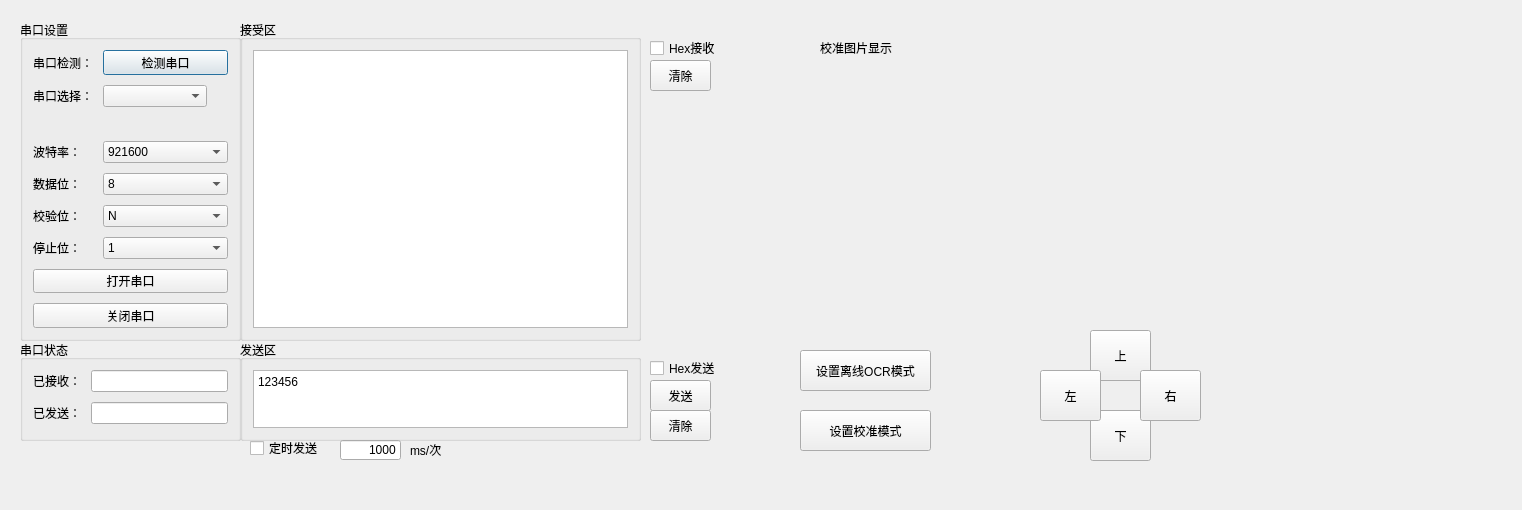
<?xml version="1.0" encoding="UTF-8"?>
<ui version="4.0">
 <class>Form</class>
 <widget class="QWidget" name="Form">
  <property name="geometry">
   <rect>
    <x>0</x>
    <y>0</y>
    <width>1522</width>
    <height>510</height>
   </rect>
  </property>
  <property name="windowTitle">
   <string>Form</string>
  </property>
  <widget class="QGroupBox" name="formGroupBox">
   <property name="geometry">
    <rect>
     <x>20</x>
     <y>20</y>
     <width>221</width>
     <height>321</height>
    </rect>
   </property>
   <property name="title">
    <string>串口设置</string>
   </property>
   <layout class="QFormLayout" name="formLayout">
    <property name="horizontalSpacing">
     <number>10</number>
    </property>
    <property name="verticalSpacing">
     <number>10</number>
    </property>
    <property name="leftMargin">
     <number>10</number>
    </property>
    <property name="topMargin">
     <number>10</number>
    </property>
    <property name="rightMargin">
     <number>10</number>
    </property>
    <property name="bottomMargin">
     <number>10</number>
    </property>
    <item row="0" column="0">
     <widget class="QLabel" name="s1__lb_1">
      <property name="text">
       <string>串口检测：</string>
      </property>
     </widget>
    </item>
    <item row="0" column="1">
     <widget class="QPushButton" name="s1__box_1">
      <property name="text">
       <string>检测串口</string>
      </property>
      <property name="autoRepeatInterval">
       <number>100</number>
      </property>
      <property name="default">
       <bool>true</bool>
      </property>
     </widget>
    </item>
    <item row="1" column="0">
     <widget class="QLabel" name="s1__lb_2">
      <property name="text">
       <string>串口选择：</string>
      </property>
     </widget>
    </item>
    <item row="1" column="1">
     <widget class="QComboBox" name="s1__box_2">
      <property name="maximumSize">
       <size>
        <width>104</width>
        <height>16777215</height>
       </size>
      </property>
     </widget>
    </item>
    <item row="3" column="0">
     <widget class="QLabel" name="s1__lb_3">
      <property name="text">
       <string>波特率：</string>
      </property>
     </widget>
    </item>
    <item row="3" column="1">
     <widget class="QComboBox" name="s1__box_3">
      <property name="maxVisibleItems">
       <number>10</number>
      </property>
      <item>
       <property name="text">
        <string>921600</string>
       </property>
      </item>
      <item>
       <property name="text">
        <string>2400</string>
       </property>
      </item>
      <item>
       <property name="text">
        <string>4800</string>
       </property>
      </item>
      <item>
       <property name="text">
        <string>9600</string>
       </property>
      </item>
      <item>
       <property name="text">
        <string>14400</string>
       </property>
      </item>
      <item>
       <property name="text">
        <string>19200</string>
       </property>
      </item>
      <item>
       <property name="text">
        <string>38400</string>
       </property>
      </item>
      <item>
       <property name="text">
        <string>57600</string>
       </property>
      </item>
      <item>
       <property name="text">
        <string>76800</string>
       </property>
      </item>
      <item>
       <property name="text">
        <string>12800</string>
       </property>
      </item>
      <item>
       <property name="text">
        <string>230400</string>
       </property>
      </item>
      <item>
       <property name="text">
        <string>460800</string>
       </property>
      </item>
      <item>
       <property name="text">
        <string>115200</string>
       </property>
      </item>
     </widget>
    </item>
    <item row="4" column="0">
     <widget class="QLabel" name="s1__lb_4">
      <property name="text">
       <string>数据位：</string>
      </property>
     </widget>
    </item>
    <item row="4" column="1">
     <widget class="QComboBox" name="s1__box_4">
      <item>
       <property name="text">
        <string>8</string>
       </property>
      </item>
      <item>
       <property name="text">
        <string>7</string>
       </property>
      </item>
      <item>
       <property name="text">
        <string>6</string>
       </property>
      </item>
      <item>
       <property name="text">
        <string>5</string>
       </property>
      </item>
     </widget>
    </item>
    <item row="5" column="0">
     <widget class="QLabel" name="s1__lb_5">
      <property name="text">
       <string>校验位：</string>
      </property>
     </widget>
    </item>
    <item row="5" column="1">
     <widget class="QComboBox" name="s1__box_5">
      <item>
       <property name="text">
        <string>N</string>
       </property>
      </item>
     </widget>
    </item>
    <item row="7" column="0" colspan="2">
     <widget class="QPushButton" name="open_button">
      <property name="text">
       <string>打开串口</string>
      </property>
     </widget>
    </item>
    <item row="8" column="0" colspan="2">
     <widget class="QPushButton" name="close_button">
      <property name="text">
       <string>关闭串口</string>
      </property>
     </widget>
    </item>
    <item row="6" column="0">
     <widget class="QLabel" name="s1__lb_6">
      <property name="text">
       <string>停止位：</string>
      </property>
     </widget>
    </item>
    <item row="6" column="1">
     <widget class="QComboBox" name="s1__box_6">
      <item>
       <property name="text">
        <string>1</string>
       </property>
      </item>
     </widget>
    </item>
    <item row="2" column="0" colspan="2">
     <widget class="QLabel" name="state_label">
      <property name="text">
       <string/>
      </property>
      <property name="textFormat">
       <enum>Qt::AutoText</enum>
      </property>
      <property name="scaledContents">
       <bool>true</bool>
      </property>
      <property name="alignment">
       <set>Qt::AlignRight|Qt::AlignTrailing|Qt::AlignVCenter</set>
      </property>
     </widget>
    </item>
   </layout>
  </widget>
  <widget class="QGroupBox" name="verticalGroupBox">
   <property name="geometry">
    <rect>
     <x>240</x>
     <y>20</y>
     <width>401</width>
     <height>321</height>
    </rect>
   </property>
   <property name="title">
    <string>接受区</string>
   </property>
   <layout class="QVBoxLayout" name="verticalLayout">
    <property name="leftMargin">
     <number>10</number>
    </property>
    <property name="topMargin">
     <number>10</number>
    </property>
    <property name="rightMargin">
     <number>10</number>
    </property>
    <property name="bottomMargin">
     <number>10</number>
    </property>
    <item>
     <widget class="QTextBrowser" name="s2__receive_text"/>
    </item>
   </layout>
  </widget>
  <widget class="QGroupBox" name="verticalGroupBox_2">
   <property name="geometry">
    <rect>
     <x>240</x>
     <y>340</y>
     <width>401</width>
     <height>101</height>
    </rect>
   </property>
   <property name="title">
    <string>发送区</string>
   </property>
   <layout class="QVBoxLayout" name="verticalLayout_2">
    <property name="leftMargin">
     <number>10</number>
    </property>
    <property name="topMargin">
     <number>10</number>
    </property>
    <property name="rightMargin">
     <number>10</number>
    </property>
    <property name="bottomMargin">
     <number>10</number>
    </property>
    <item>
     <widget class="QTextEdit" name="s3__send_text">
      <property name="html">
       <string>&lt;!DOCTYPE HTML PUBLIC &quot;-//W3C//DTD HTML 4.0//EN&quot; &quot;http://www.w3.org/TR/REC-html40/strict.dtd&quot;&gt;
&lt;html&gt;&lt;head&gt;&lt;meta name=&quot;qrichtext&quot; content=&quot;1&quot; /&gt;&lt;style type=&quot;text/css&quot;&gt;
p, li { white-space: pre-wrap; }
&lt;/style&gt;&lt;/head&gt;&lt;body style=&quot; font-family:'.AppleSystemUIFont'; font-size:13pt; font-weight:400; font-style:normal;&quot;&gt;
&lt;p style=&quot; margin-top:0px; margin-bottom:0px; margin-left:0px; margin-right:0px; -qt-block-indent:0; text-indent:0px;&quot;&gt;&lt;span style=&quot; font-family:'SimSun'; font-size:9pt;&quot;&gt;123456&lt;/span&gt;&lt;/p&gt;&lt;/body&gt;&lt;/html&gt;</string>
      </property>
     </widget>
    </item>
   </layout>
  </widget>
  <widget class="QPushButton" name="s3__send_button">
   <property name="geometry">
    <rect>
     <x>650</x>
     <y>380</y>
     <width>61</width>
     <height>31</height>
    </rect>
   </property>
   <property name="text">
    <string>发送</string>
   </property>
  </widget>
  <widget class="QPushButton" name="s3__clear_button">
   <property name="geometry">
    <rect>
     <x>650</x>
     <y>410</y>
     <width>61</width>
     <height>31</height>
    </rect>
   </property>
   <property name="text">
    <string>清除</string>
   </property>
  </widget>
  <widget class="QGroupBox" name="formGroupBox">
   <property name="geometry">
    <rect>
     <x>20</x>
     <y>340</y>
     <width>221</width>
     <height>101</height>
    </rect>
   </property>
   <property name="title">
    <string>串口状态</string>
   </property>
   <layout class="QFormLayout" name="formLayout_2">
    <property name="horizontalSpacing">
     <number>10</number>
    </property>
    <property name="verticalSpacing">
     <number>10</number>
    </property>
    <property name="leftMargin">
     <number>10</number>
    </property>
    <property name="topMargin">
     <number>10</number>
    </property>
    <property name="rightMargin">
     <number>10</number>
    </property>
    <property name="bottomMargin">
     <number>10</number>
    </property>
    <item row="0" column="0">
     <widget class="QLabel" name="label">
      <property name="text">
       <string>已接收：</string>
      </property>
     </widget>
    </item>
    <item row="1" column="0">
     <widget class="QLabel" name="label_2">
      <property name="text">
       <string>已发送：</string>
      </property>
     </widget>
    </item>
    <item row="0" column="1">
     <widget class="QLineEdit" name="lineEdit"/>
    </item>
    <item row="1" column="1">
     <widget class="QLineEdit" name="lineEdit_2"/>
    </item>
   </layout>
  </widget>
  <widget class="QCheckBox" name="hex_send">
   <property name="geometry">
    <rect>
     <x>650</x>
     <y>360</y>
     <width>71</width>
     <height>16</height>
    </rect>
   </property>
   <property name="text">
    <string>Hex发送</string>
   </property>
  </widget>
  <widget class="QCheckBox" name="hex_receive">
   <property name="geometry">
    <rect>
     <x>650</x>
     <y>40</y>
     <width>71</width>
     <height>16</height>
    </rect>
   </property>
   <property name="text">
    <string>Hex接收</string>
   </property>
  </widget>
  <widget class="QPushButton" name="s2__clear_button">
   <property name="geometry">
    <rect>
     <x>650</x>
     <y>60</y>
     <width>61</width>
     <height>31</height>
    </rect>
   </property>
   <property name="text">
    <string>清除</string>
   </property>
  </widget>
  <widget class="QCheckBox" name="timer_send_cb">
   <property name="geometry">
    <rect>
     <x>250</x>
     <y>440</y>
     <width>71</width>
     <height>16</height>
    </rect>
   </property>
   <property name="text">
    <string>定时发送</string>
   </property>
  </widget>
  <widget class="QLineEdit" name="lineEdit_3">
   <property name="geometry">
    <rect>
     <x>340</x>
     <y>440</y>
     <width>61</width>
     <height>20</height>
    </rect>
   </property>
   <property name="text">
    <string>1000</string>
   </property>
   <property name="alignment">
    <set>Qt::AlignRight|Qt::AlignTrailing|Qt::AlignVCenter</set>
   </property>
  </widget>
  <widget class="QLabel" name="dw">
   <property name="geometry">
    <rect>
     <x>410</x>
     <y>440</y>
     <width>54</width>
     <height>20</height>
    </rect>
   </property>
   <property name="text">
    <string>ms/次</string>
   </property>
  </widget>
  <widget class="QLabel" name="label_calibration">
   <property name="geometry">
    <rect>
     <x>820</x>
     <y>40</y>
     <width>91</width>
     <height>16</height>
    </rect>
   </property>
   <property name="text">
    <string>校准图片显示</string>
   </property>
   <property name="scaledContents">
    <bool>true</bool>
   </property>
  </widget>
  <widget class="QPushButton" name="set_ocr_mode_button">
   <property name="geometry">
    <rect>
     <x>800</x>
     <y>350</y>
     <width>131</width>
     <height>41</height>
    </rect>
   </property>
   <property name="text">
    <string>设置离线OCR模式</string>
   </property>
  </widget>
  <widget class="QPushButton" name="set_calibration_mode_button">
   <property name="geometry">
    <rect>
     <x>800</x>
     <y>410</y>
     <width>131</width>
     <height>41</height>
    </rect>
   </property>
   <property name="text">
    <string>设置校准模式</string>
   </property>
  </widget>
  <widget class="QPushButton" name="set_calibration_up_position">
   <property name="geometry">
    <rect>
     <x>1090</x>
     <y>330</y>
     <width>61</width>
     <height>51</height>
    </rect>
   </property>
   <property name="text">
    <string>上</string>
   </property>
  </widget>
  <widget class="QPushButton" name="set_calibration_down_position">
   <property name="geometry">
    <rect>
     <x>1090</x>
     <y>410</y>
     <width>61</width>
     <height>51</height>
    </rect>
   </property>
   <property name="text">
    <string>下</string>
   </property>
  </widget>
  <widget class="QPushButton" name="set_calibration_left_position">
   <property name="geometry">
    <rect>
     <x>1040</x>
     <y>370</y>
     <width>61</width>
     <height>51</height>
    </rect>
   </property>
   <property name="text">
    <string>左</string>
   </property>
  </widget>
  <widget class="QPushButton" name="set_calibration_right_position">
   <property name="geometry">
    <rect>
     <x>1140</x>
     <y>370</y>
     <width>61</width>
     <height>51</height>
    </rect>
   </property>
   <property name="text">
    <string>右</string>
   </property>
  </widget>
  <zorder>verticalGroupBox</zorder>
  <zorder>verticalGroupBox_2</zorder>
  <zorder>formGroupBox</zorder>
  <zorder>s3__send_button</zorder>
  <zorder>s3__clear_button</zorder>
  <zorder>formGroupBox</zorder>
  <zorder>hex_send</zorder>
  <zorder>hex_receive</zorder>
  <zorder>s2__clear_button</zorder>
  <zorder>timer_send_cb</zorder>
  <zorder>lineEdit_3</zorder>
  <zorder>dw</zorder>
  <zorder>label_calibration</zorder>
  <zorder>set_ocr_mode_button</zorder>
  <zorder>set_calibration_mode_button</zorder>
  <zorder>set_calibration_up_position</zorder>
  <zorder>set_calibration_down_position</zorder>
  <zorder>set_calibration_left_position</zorder>
  <zorder>set_calibration_right_position</zorder>
 </widget>
 <resources/>
 <connections/>
</ui>
